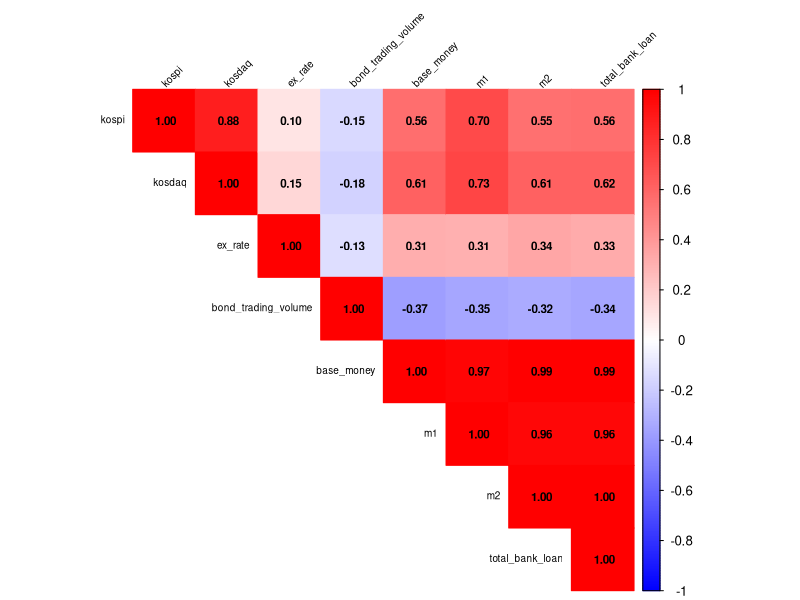
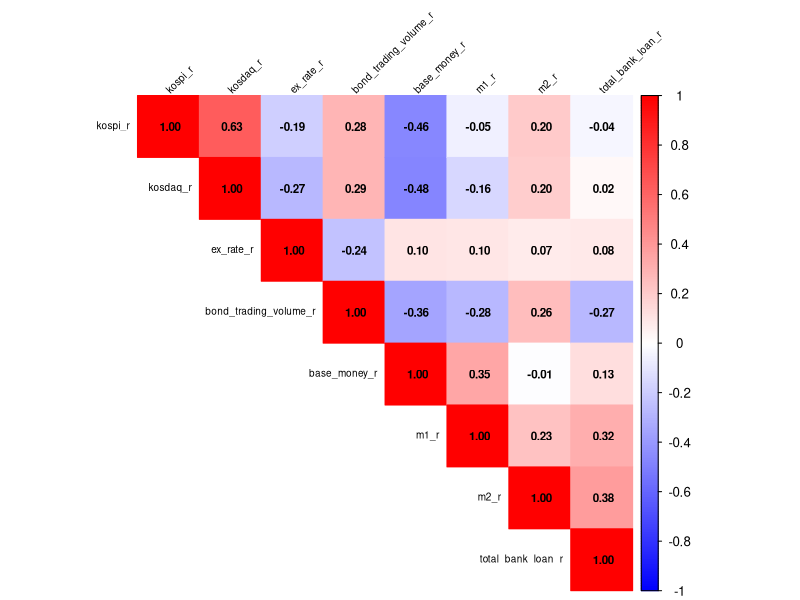

These charts were generated, in order, by the following R code:
## ---- chunk 1
knitr::opts_chunk$set(message = F, warning = F)
## ---- chunk 2
# 데이터 불러오기
data = read.csv('data_r.csv', header = T, stringsAsFactors = F)

# 패키지 로딩
pkg = c( 'stringr', 'dplyr', 'ggplot2', 'plotly', 'magrittr', 'corrplot', 'tidyr')

new.pkg = pkg[!(pkg %in% installed.packages()[, "Package"])]

if (length(new.pkg)) 
  install.packages(new.pkg, dependencies = TRUE)
  sapply(pkg, require, character.only = TRUE)

## ---- chunk 3
# 상관관계 도표(수준 변수에 대하여)
cor(data[, 2:9]) %>% corrplot(method = 'color', type = 'upper',
                             addCoef.col = 'black', number.cex = 0.7,
                             tl.cex = 0.6, tl.srt = 45, tl.col = 'black',
                             col = colorRampPalette(c('blue', 'white', 'red'))(200),
                             mar = c(0, 0, 0.5, 0))

# 상관관계 도표(변화율 변수에 대하여)
cor(data[-1, 10:17]) %>% corrplot(method = 'color', type = 'upper',
                              addCoef.col = 'black', number.cex = 0.7,
                              tl.cex = 0.6, tl.srt = 45, tl.col = 'black',
                              col = colorRampPalette(c('blue', 'white', 'red'))(200),
                              mar = c(0, 0, 0.5, 0))

## ---- chunk 4
# 상관관계가 유의한지 test

# 코스피 거래량과 환율
cor.test(data[, 2], data[, 4])

# 코스피 거래량과 채권 거래량
cor.test(data[, 2], data[, 4])

# 코스피 거래량과 본원통화량
cor.test(data[, 2], data[, 4])

# 코스피 거래량 월별 변화율과 환율 변화율
cor.test(data[, 10], data[, 12])

# 코스피 거래량 월별 변화율과 채권거래량 변화율
cor.test(data[, 10], data[, 13])

